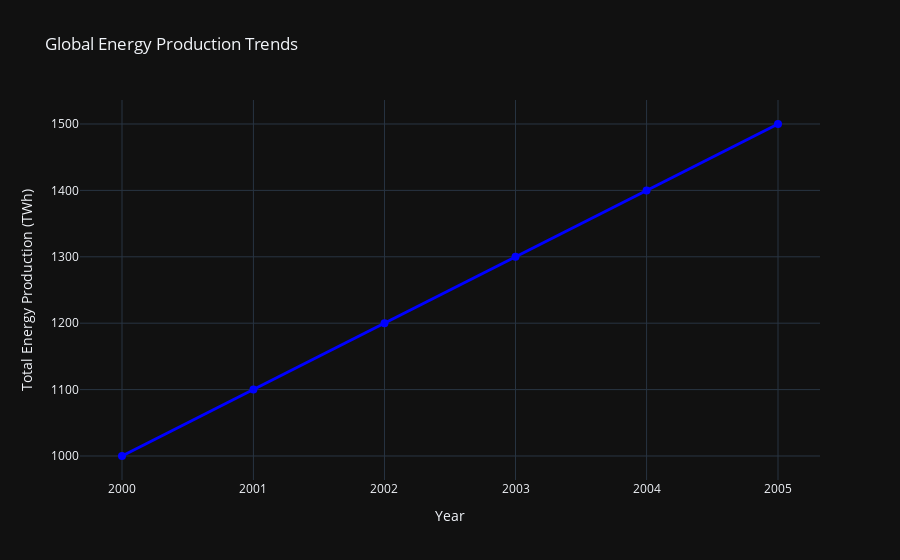

Notebook cell for this chart:
### Code cell
import plotly.graph_objects as go
import pandas as pd

# Sample DataFrame (Replace with your actual dataset)
df_pivot = pd.DataFrame({
    'year': [2000, 2001, 2002, 2003, 2004, 2005],
    'Total Energy Production': [1000, 1100, 1200, 1300, 1400, 1500]
})

# Ensure 'year' is in datetime format
df_pivot['year'] = pd.to_datetime(df_pivot['year'], format='%Y')

# Aggregate total energy production across all countries (already done)
df_global = df_pivot.groupby('year')['Total Energy Production'].sum().reset_index()

# Create an interactive plot
fig = go.Figure()

# Add a trace for the total energy production
fig.add_trace(go.Scatter(
    x=df_global['year'], 
    y=df_global['Total Energy Production'],
    mode='lines+markers',  # Add both lines and markers
    name="Total Energy Production",
    line=dict(color='blue', width=3),
    marker=dict(size=8, color='blue'),
    text=df_global['Total Energy Production'],  # Show energy production on hover
    hovertemplate="Year: %{x}<br>Total Energy Production: %{y} TWh<br><extra></extra>"
))

# Customize layout
fig.update_layout(
    title="Global Energy Production Trends",
    xaxis_title="Year",
    yaxis_title="Total Energy Production (TWh)",
    template="plotly_dark",  # Dark theme for better visuals
    height=600,
    hovermode="closest",  # Show details of the closest point when hovering
    xaxis=dict(tickformat='%Y'),  # Format x-axis ticks as years
)

# Show the plot
fig.show()

### Figure 1 — Plotly figure (JSON) as saved in the notebook; plotly's stock layout.template omitted (floating-point values rounded to 4 significant figures)
{"data": [{"hovertemplate": "Year: %{x}<br>Total Energy Production: %{y} TWh<br><extra></extra>", "line": {"color": "blue", "width": 3}, "marker": {"color": "blue", "size": 8}, "mode": "lines+markers", "name": "Total Energy Production", "text": [1000, 1100, 1200, 1300, 1400, 1500], "type": "scatter", "x": ["2000-01-01T00:00:00", "2001-01-01T00:00:00", "2002-01-01T00:00:00", "2003-01-01T00:00:00", "2004-01-01T00:00:00", "2005-01-01T00:00:00"], "y": [1000, 1100, 1200, 1300, 1400, 1500]}], "layout": {"autosize": true, "hovermode": "closest", "title": {"text": "Global Energy Production Trends"}, "xaxis": {"autorange": true, "range": ["1999-09-09 09:33:01.7813", "2005-04-24 14:26:58.2187"], "tickformat": "%Y", "title": {"text": "Year"}, "type": "date"}, "yaxis": {"autorange": true, "range": [964.7, 1535.0], "title": {"text": "Total Energy Production (TWh)"}, "type": "linear"}}}
